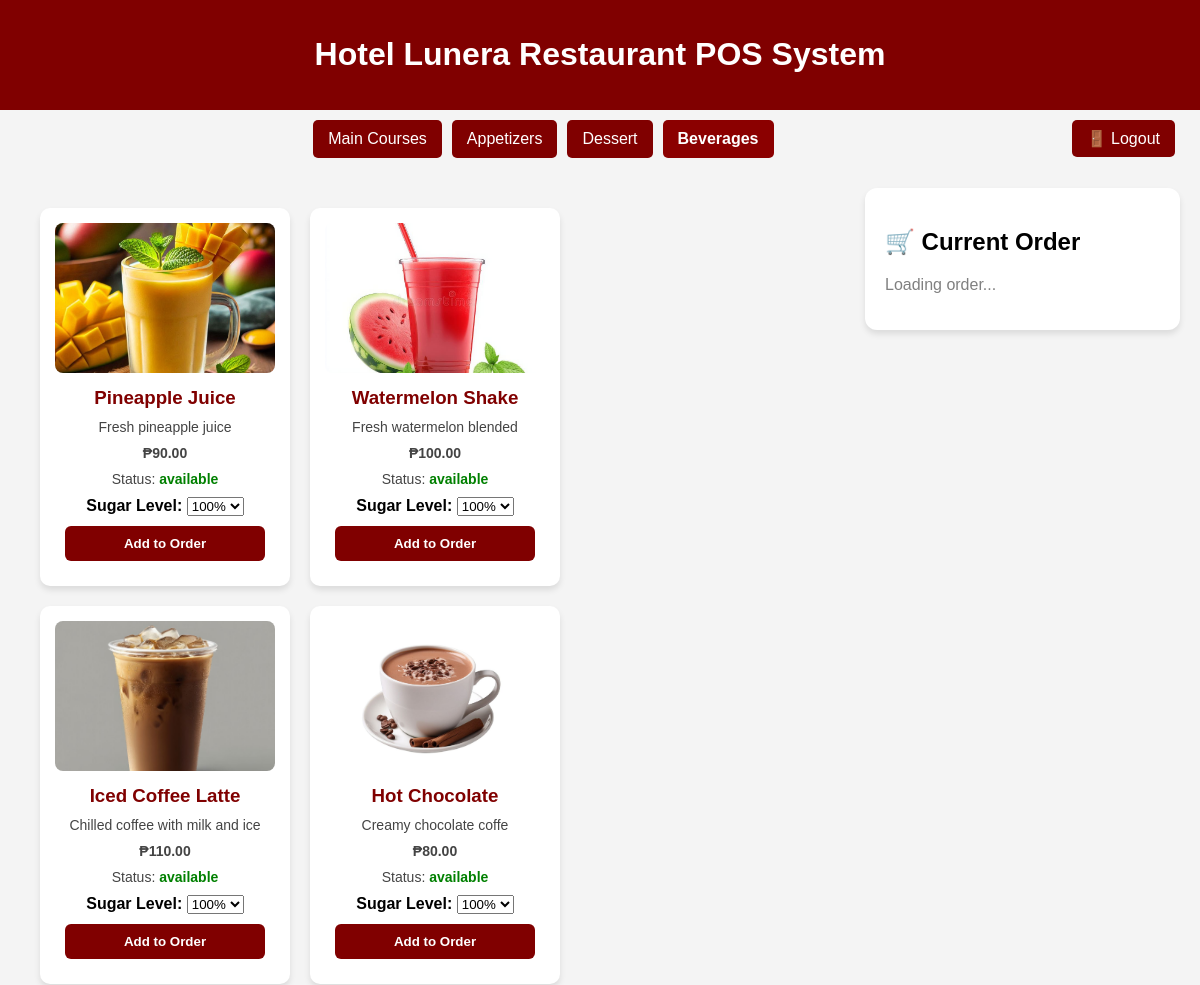
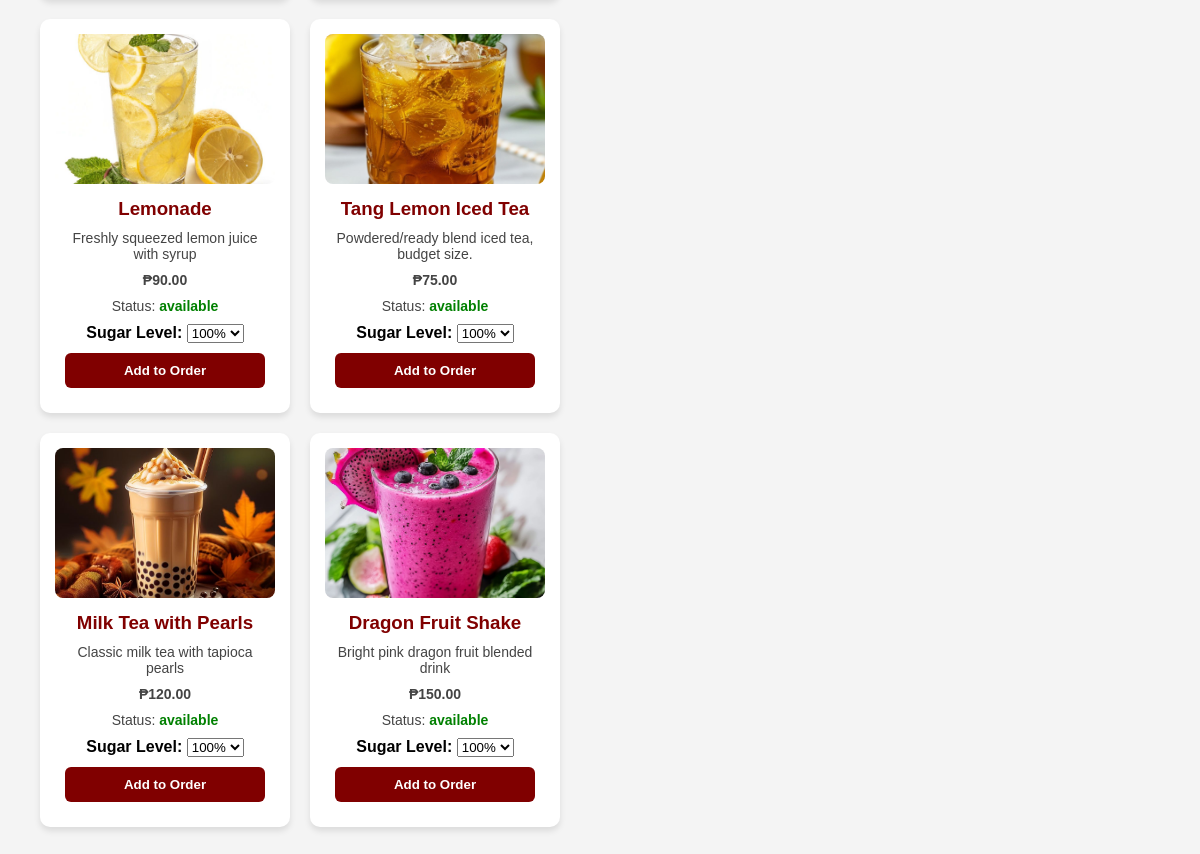
/index.php?category=Beverages (signed in), run on the app's committed database (2 pictures, top to bottom).
### tables this page shows
CREATE TABLE menu (
    id INT AUTO_INCREMENT PRIMARY KEY,
    name VARCHAR(100) NOT NULL,
    description TEXT,
    price DECIMAL(10,2) NOT NULL,
    image VARCHAR(255) DEFAULT 'noimage.jpg',
    status ENUM('available','unavailable') DEFAULT 'available',
    category VARCHAR(50)
);

### index.php (the view, shortened to what this page needs)
<?php
include("connection.php");
$conn->query("CREATE TABLE IF NOT EXISTS orders (
    id INT AUTO_INCREMENT PRIMARY KEY,
    user_id INT NOT NULL,
    status VARCHAR(20) DEFAULT 'pending',
    created_at TIMESTAMP DEFAULT CURRENT_TIMESTAMP
) ENGINE=InnoDB");
$conn->query("CREATE TABLE IF NOT EXISTS order_items (
    id INT AUTO_INCREMENT PRIMARY KEY,
    order_id INT NOT NULL,
    menu_id INT NOT NULL,
    quantity INT DEFAULT 1,
    sugar_level VARCHAR(10) DEFAULT '100%',
    created_at TIMESTAMP DEFAULT CURRENT_TIMESTAMP
) ENGINE=InnoDB");
$category = isset($_GET['category']) ? $_GET['category'] : 'Main Courses';
$stmt = $conn->prepare("SELECT * FROM menu WHERE category = ?");
$stmt->bind_param("s", $category);
$stmt->execute();
$menu = $stmt->get_result();
?>
<!DOCTYPE html>
<html lang="en">
<head>
<link rel="stylesheet" href="assets/css/style.css">
</head>
<body>
<header><h1>Hotel Lunera Restaurant POS System</h1></header>
<div class="top-buttons">
    <div class="nav-center">
        <a href="index.php?category=Main Courses" class="<?= ($category == 'Main Courses') ? 'active' : '' ?>">Main Courses</a>
        <a href="index.php?category=Appetizers" class="<?= ($category == 'Appetizers') ? 'active' : '' ?>">Appetizers</a>
        <a href="index.php?category=Dessert" class="<?= ($category == 'Dessert') ? 'active' : '' ?>">Dessert</a>
        <a href="index.php?category=Beverages" class="<?= ($category == 'Beverages') ? 'active' : '' ?>">Beverages</a>
    </div>
    <div class="nav-right">
        <a href="logout.php">🚪 Logout</a>
    </div>
</div>
<div class="dashboard">
    <div class="menu-section">
        <div class="menu-container">
        <?php while ($row = $menu->fetch_assoc()): ?>
            <div class="menu-card" data-category="<?= htmlspecialchars($row['category']) ?>">
                <img src="images/<?= htmlspecialchars($row['image']) ?>" alt="<?= htmlspecialchars($row['name']) ?>" onerror="this.src='images/placeholder.png'">
                <h3><?= htmlspecialchars($row['name']) ?></h3>
                <p><?= htmlspecialchars($row['description']) ?></p>
                <p class="price">₱<?= number_format($row['price'], 2) ?></p>
                <p>Status: <b style="color:<?= ($row['status'] === 'available') ? 'green' : 'red' ?>"><?= htmlspecialchars($row['status']) ?></b></p>
                <?php if ($row['category'] === 'Beverages'): ?>
                    <label><b>Sugar Level:</b></label>
                    <select id="sugar_level_<?= (int)$row['id'] ?>" class="sugar-select">
                        <option value="100%" selected>100%</option>
                    </select>
                <?php endif; ?>
                <button class="order-btn" onclick="addToOrder(<?= (int)$row['id'] ?>, '<?= htmlspecialchars($row['category']) ?>')" <?= ($row['status'] === 'available') ? '' : 'disabled' ?>>Add to Order</button>
            </div>
        <?php endwhile; ?>
        </div>
    </div>
    <div class="order-section">
        <h2>🛒 Current Order</h2>
        <div class="order-list">
            <p style="color:gray;">Loading order...</p>
        </div>
    </div>
</div>
</body>
</html>

### assets/css/style.css (style rules this page uses)
body { font-family: Arial, sans-serif; margin: 0; background: #f9f9f9; }
.menu-container { padding: 20px; display: grid; grid-template-columns: repeat(auto-fit, minmax(250px, 1fr)); gap: 20px; }
.menu-card { background: white; border-radius: 10px; box-shadow: 0 2px 5px rgba(0,0,0,0.2); overflow: hidden; }
.menu-card img { width: 100%; height: 150px; object-fit: cover; }
.menu-card h3 { margin: 10px; color: maroon; }
.menu-card p { margin: 10px; font-size: 14px; color: #444; }
.menu-card .price { margin: 10px; font-weight: bold; }
.menu-card button { display: block; width: calc(100% - 20px); margin: 10px; padding: 10px; background: maroon; color: white; border: none; border-radius: 6px; cursor: pointer; }
.order-btn { display: block; width: 100%; padding: 10px; background: green; color: white; border: none; border-radius: 6px; font-weight: bold; cursor: pointer; }

### index.php (style rules this page uses)
body { font-family: Arial, sans-serif; background: #f4f4f4; margin: 0; padding: 0; }
header { background: maroon; color: white; padding: 15px; text-align: center; }
.top-buttons { display: flex; justify-content: space-between; align-items: center; background: #f4f4f4; padding: 10px 20px; }
.nav-center { flex: 1; display: flex; justify-content: center; flex-wrap: wrap; }
.nav-center a, .nav-right a { text-decoration: none; background: maroon; color: white; padding: 10px 15px; border-radius: 5px; margin: 0 5px; transition: 0.3s; }
.nav-center a.active { background: darkred; font-weight: bold; }
.dashboard { display: flex; gap: 20px; padding: 20px; }
.menu-section { flex: 3; }
.order-section { flex: 1; background: white; padding: 20px; border-radius: 12px; box-shadow: 0 4px 6px rgba(0,0,0,0.1); height: fit-content; position: sticky; top: 20px; }
.menu-container { display: flex; flex-wrap: wrap; gap: 20px; }
.menu-card { background: white; border-radius: 10px; padding: 15px; width: 220px; box-shadow: 0 4px 6px rgba(0,0,0,0.1); text-align: center; }
.menu-card img { width: 100%; height: 150px; object-fit: cover; border-radius: 8px; }
.price { font-weight: bold; color: maroon; }
.order-btn { border-radius: 6px; font-weight: bold; cursor: pointer; display: block; padding: 8px; background: darkgreen; color: white; text-decoration: none; margin-top: 10px; border: none; }

### data on the page
menu: image (picture), name "Pineapple Juice", description "Fresh pineapple juice", price "90.00", status "available", id "100%"
menu: image (picture), name "Watermelon Shake", description "Fresh watermelon blended", price "100.00", status "available", id "100%"
menu: image (picture), name "Iced Coffee Latte", description "Chilled coffee with milk and ice", price "110.00", status "available", id "100%"
menu: image (picture), name "Hot Chocolate", description "Creamy chocolate coffe", price "80.00", status "available", id "100%"
menu: image (picture), name "Lemonade", description "Freshly squeezed lemon juice with syrup", price "90.00", status "available", id "100%"
menu: image+name (picture), name "Tang Lemon Iced Tea", description "Powdered/ready blend iced tea, budget size.", price "75.00", status "available", id "100%"
menu: image (picture), name "Milk Tea with Pearls", description "Classic milk tea with tapioca pearls", price "120.00", status "available", id "100%"
menu: image (picture), name "Dragon Fruit Shake", description "Bright pink dragon fruit blended drink", price "150.00", status "available", id "100%"
